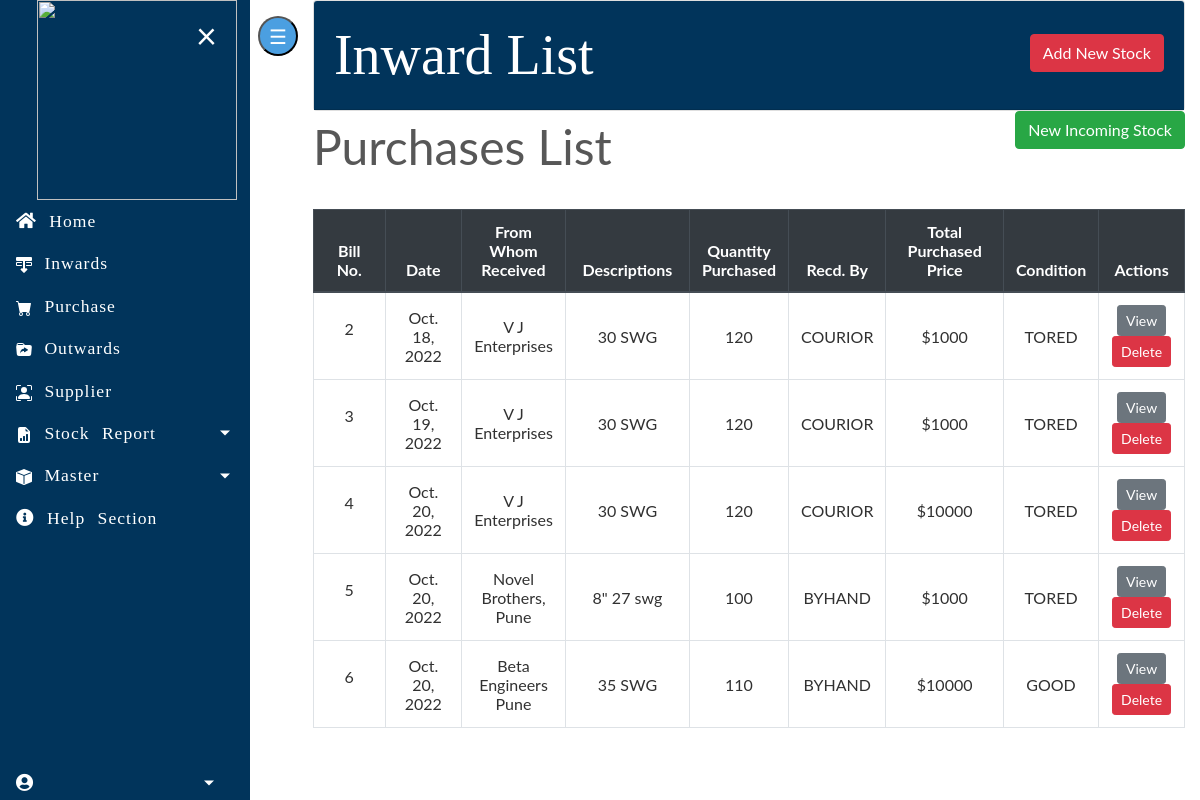
Page /inventory/purchases/ on the earlier database version.
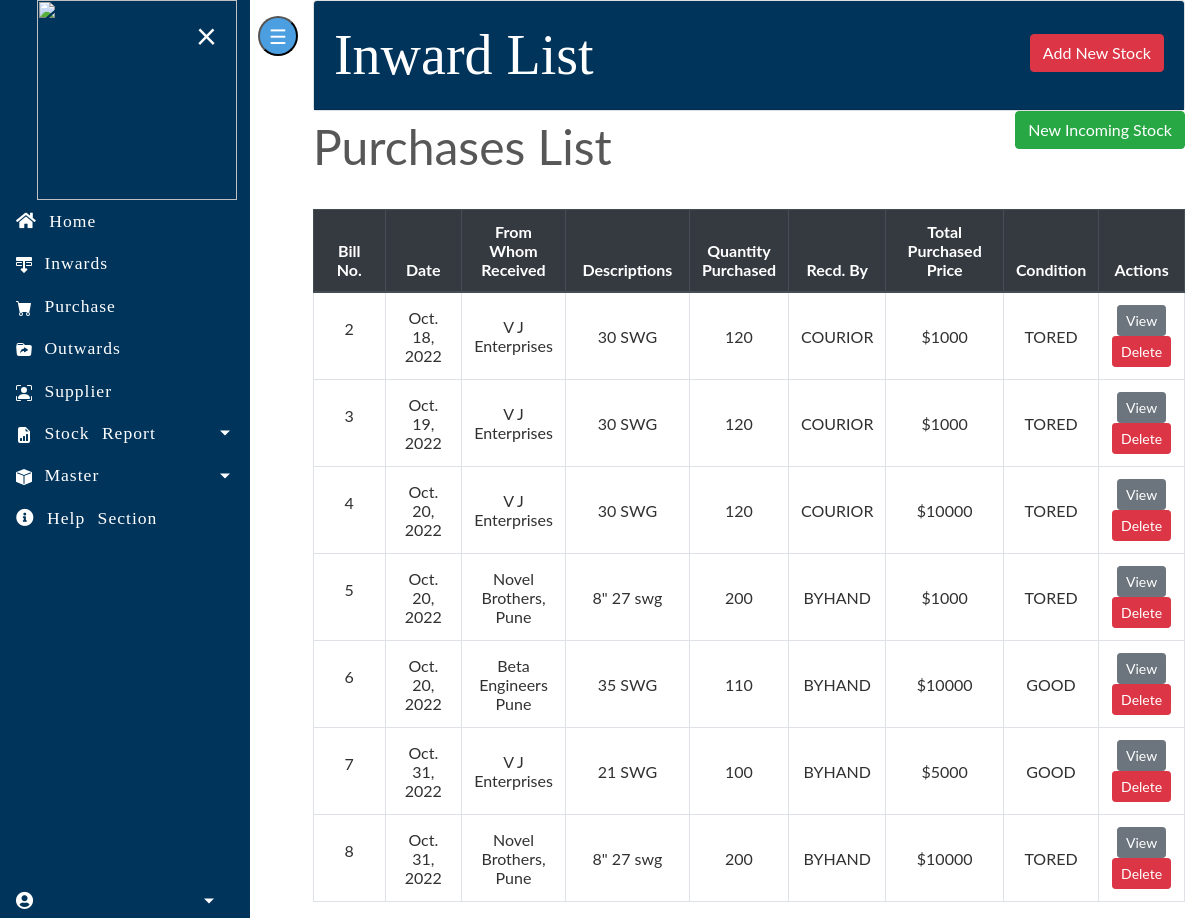
Same page on the later database version.
### imdapp/models.py (models this page shows, shortened)
class PurchaseBill(models.Model):
    billno = models.AutoField(primary_key=True)
    time = models.DateTimeField(auto_now=True)
    supplier = models.ForeignKey(Supplier, on_delete=models.CASCADE, related_name='purchasesupplier')
    def get_items_list(self):
        return PurchaseItem.objects.filter(billno=self)
    def get_total_price(self):
        purchaseitems = PurchaseItem.objects.filter(billno=self)
        total = 0
        for item in purchaseitems:
            total += item.totalprice
        return total

class PurchaseItem(models.Model):
    billno = models.ForeignKey(PurchaseBill, on_delete=models.CASCADE, related_name='purchasebillno')
    stock = models.ForeignKey(Stock, on_delete=models.CASCADE, related_name='purchaseitem')
    quantity = models.IntegerField(default=1)
    perprice = models.IntegerField(default=1)
    totalprice = models.IntegerField(default=1)
    is_deleted=models.BooleanField(default=False)

class Stock(models.Model):
    STATUS_CHOICE = [
        ('CONSUMABLE', 'CONSUMABLE'),
        ('NON-COMSUMABLE', 'NON-COMSUMABLE'),
    ]
    STATUS_UNIT = [
        ('Mtr', 'Mtr'),
        ('Cm', 'Cm'),
        ('mm', 'mm'),
        ('Kg', 'Kg'),
        ('gm', 'gm'),
        ('Ltr', 'Ltr'),
        ('SqMtr', 'SqMtr'),
        ('SqCm', 'SqCm'),
        ('CuM', 'CuM'),
        ('Ream', 'Ream'),
        ('Doz', 'Doz'),
        ('Pkts', 'Pkts'),
        ('Pairs', 'Pairs'),
        ('Rolls', 'Rolls'),
        ]
    CONDITION = [
        ('GOOD', 'GOOD'),
        ('TORED', 'TORED'),
        ('DAMAGED', 'DAMAGED'),
    ]
    MODE_OF_DELEVERY = [
        ('BYHAND', 'BYHAND'),
        ('COURIOR', 'COURIOR'),
        ('OTHER', 'OTHER'),
    ]
    category=models.ForeignKey(Category,on_delete=models.CASCADE)
    subcategory=models.ForeignKey(Subcategory,on_delete=models.CASCADE)
    description=models.ForeignKey(Description,on_delete=models.CASCADE)
    name=models.ForeignKey(Supp,on_delete=models.CASCADE)
    type=models.CharField(max_length=50, choices=STATUS_CHOICE)
    unit=models.CharField(max_length=50,choices=STATUS_UNIT)
    id = models.AutoField(primary_key=True)
    quantity = models.IntegerField(default=1)
    Mode_of_delivery = models.CharField(max_length=50, choices=MODE_OF_DELEVERY)  # received by
    label_code = models.CharField(max_length=20, default="")
    condition = models.CharField(max_length=50, choices=CONDITION)
    is_deleted = models.BooleanField(default=False)

class Supp(models.Model):
    id=models.IntegerField(primary_key=True)
    name=models.CharField(max_length=255)
    def __str__(self):
        return self.name
    class Meta:
        db_table='Supp'

class Description(models.Model):
    id=models.IntegerField(primary_key=True)
    description=models.CharField(max_length=255)
    def __str__(self):
        return self.description
    class Meta:
        db_table='Description'

### imdapp/views.py (the view)
# urls.py: path('purchases/', views.PurchaseView.as_view(), name='purchases-list'),
class PurchaseView(ListView):
    model = PurchaseBill
    template_name = "purchases/purchases_list.html"
    context_object_name = 'bills'
    ordering = ['time']
    paginate_by = 10

### imdapp/models.py (called while the page is built)
    def __str__(self):
        return str(self.name)

### imdapp/templates/purchases/purchases_list.html (shortened to what this page needs)
{% extends "base.html" %}
{% load widget_tweaks %}
{% block content %}
    <div class="card text-left">
          <div class="card-header" style="background-color:#01345B">
            <div class="row" style="color: white; font-style: bold; font-size: 3.5rem">
            <div class="col-md-8" style="font-family: 'Alkalami'" >Inward List</div>
            <div class="col-md-4">
                <div style="float:right; margin-top:8%"> <a class="btn btn-danger" href="{% url 'new-stock' %}">Add New Stock</a> </div>
            </div>
            </div>
          </div>
    </div>
    <div class="row" style="color: #575757; font-style: bold; font-size: 3rem;">
        <div class="col-md-8">Purchases List</div>
        <div class="col-md-4">
            <div style="float:right;"> <a class="btn btn-success" href="{% url 'select-supplier' %}">New Incoming Stock</a> </div>
        </div>
    </div>
    <br>
    <table class="table table-css table-hover table-bordered">
        <thead class="thead-dark align-middle">
            <tr>
                <th width="10%">Bill No.</th>
                <th width="10%">Date</th>
                <th width="10%">From Whom Received</th>
                <th width="15%">Descriptions</th>
                <th width="10%">Quantity Purchased</th>
                <th width="10%">Recd. By </th>
                <th width="15%">Total Purchased Price</th>
                <th width="10%">Condition</th>
                <th width="25%">Actions</th>
            </tr>
        </thead>
{% if bills %}
        <tbody>
            {% for purchase in bills %}
            <tr>
                <td class="align-middle"> <p>{{ purchase.billno }}</p> </td>
                <td class="align-middle">{{ purchase.time.date }}</td>
                <td class="align-middle">{% for item in purchase.get_items_list %} {{ item.stock.name }} <br> {% endfor %}</td>
                <td class="align-middle">{% for item in purchase.get_items_list %} {{ item.stock.description }} <br> {% endfor %}</td>
                <td class="align-middle">{% for item in purchase.get_items_list %} {{ item.stock.quantity }} <br> {% endfor %}</td>
                <td class="align-middle">{% for item in purchase.get_items_list %} {{ item.stock.Mode_of_delivery }} <br> {% endfor %}</td>
                <td class="align-middle">${{ purchase.get_total_price }}</td>
                <td class="align-middle">{% for item in purchase.get_items_list %} {{ item.stock.condition}} <br> {% endfor %}</td>
                <td class="align-middle"> <a href="{% url 'purchase-bill' purchase.billno %}" class="btn btn-secondary btn-sm">View</a> <a href="{% url 'delete-purchase' purchase.pk %}" class="btn btn-danger btn-sm">Delete</a> </td>
            </tr>
            {% endfor %}
        </tbody>
    </table>
{% else %}
        <tbody></tbody>
    </table>
    <br><br><br><br><br><br><br><br>
    <div style="color: #575757; font-style: bold; font-size: 1.5rem; text-align: center;">The records are empty. Please try adding some.</div>
{% endif %}
{% endblock content %}

### homepage/templates/base.html (shortened to what this page needs)
{% load static %}
<html lang="en">
<head>
    <link rel="stylesheet" type="text/css" href="{% static 'bootstrap/bootstrap.min.css' %}">
    <link rel="stylesheet" href="https://use.fontawesome.com/releases/v5.7.0/css/all.css">
    <link rel="stylesheet" type="text/css" href="{% static 'css/main.css' %}">
    <link rel="stylesheet" type="text/css" href="{% static 'css/sidebar.css' %}">
    <link rel="stylesheet" type="text/css" href="{% static 'css/dialogbox.css' %}">
</head>
<body onload="openNav()">
    <main id="wrapper">
        <div id="mySidebar" class="sidebar sidebar-show">
            <a href="javascript:void(0)" class="closebtn" onclick="closeNav()">×</a>
            <ul class="list-unstyled sidebar-components">
                <img src="https://internal.imd.gov.in/section/satmet/lightning/logof.png"
          style="height: 200px; margin-top: -20px; margin-left: 45px; margin-bottom: -20px;" >
            <ul class="list-unstyled sidebar-components">
                <li>
                    <a class="sidebar-text sidebar-button " href="{% url 'home' %}"  style="font-family: 'Alkalami'"><i class="fas fa-home"></i> Home</a>
                </li>
                <li>
                    <a class="sidebar-text sidebar-button" href="{% url 'new-stock' %}" style="font-family: 'Alkalami'"> Inwards</a>
                </li>
                 <li>
                    <a class="sidebar-text sidebar-button" href="{% url 'select-supplier' %}" style="font-family: 'Alkalami'">
                         Purchase</a>
                </li>
                <li>
                    <a class="sidebar-text sidebar-button" href="{% url 'new-sale' %}" style="font-family: 'Alkalami'"> Outwards</a>
                </li>
                <li>
                    <a class="sidebar-text sidebar-button" href="{% url 'new-supplier' %}" style="font-family: 'Alkalami'">
                         Supplier</a>
                </li>
                <li>
                    <a href="#saleSubmenu" data-toggle="collapse" class="dropdown-toggle sidebar-text right-arrow sidebar-button">
                         Stock Report</a>
                </li>
                    <li>
                    <a href="#masterSubmenu" data-toggle="collapse" class="dropdown-toggle sidebar-text right-arrow sidebar-button">
                         Master</a>
                </li>
                <li>
                    <a class="sidebar-text sidebar-button" href="{% url 'about' %}"><i class="fas fa-info-circle"></i> Help Section</a>
                </li>
                <li class="bottomleft">
                    <a href="#UserSubmenu" data-toggle="collapse" class="dropdown-toggle sidebar-text right-arrow sidebar-button"><i class="fas fa-user-circle"></i> {{ request.user.username }}</a>
                </li>
            </ul>
            </ul>
    </div>
<div id="main" >
    <button class="openbtn" onclick="openNav()">☰</button>
</div>
                    <div class="container-fluid">
                        {% block content %}{% endblock content %}
                    </div>
            <br>
    </main>
</body>
</html>

### homepage/static/css/main.css (style rules this page uses)
body, html { height: 100%; }
p { color: rgb(49, 49, 49); }
a { color: #55b159; }
ol, li { color: white; }
.table-css { color: #313131; }
ul { margin: 0; }
.align-middle { text-align: center; }

### homepage/static/css/sidebar.css (style rules this page uses)
.sidebar-text, .sidebar-text:hover, .sidebar-text:focus { color:white; font-size:1.3rem; text-decoration: none; transition: all 0.3s; }
#wrapper { display: flex; width: 100%; align-items: stretch; }
.sidebar-components { padding: 20px 0; font-family: 'Alkalami'; margin-left:-8px; word-spacing: 7px; letter-spacing: 1px; }
.dropdown-toggle::after { display: block; position: absolute; top: 50%; right: 20px; transform: translateY(-50%); }
a.right-arrow[data-toggle="collapse"] { position: relative; }
.sidebar-button { padding: 10px; font-size: 1.1em; display: block; }
.bottomleft { bottom: 0; position: absolute; min-width: 250px; max-width: 250px; }

### homepage/templates/base.html (style rules this page uses)
body { font-family: "Lato", sans-serif; font-size: 1.1rem; }
.sidebar { height: 100%; width: 0; position: fixed; z-index: 1; top: 0; left: 0; background-color: #01345B; overflow-x: hidden; transition: 0.5s; }
.sidebar a { padding: 8px 8px 8px 32px; text-decoration: none; font-size: 1.1rem; color: white; display: block; transition: 0.3s; }
.sidebar .closebtn { position: absolute; top: 0; color:white; right: 25px; font-size: 36px; margin-left: 50px; }
.openbtn { font-size: 20px; cursor: pointer; background-color: #4B9FE1; color: white; margin-top : 1rem; margin-left :0.5rem; padding: 3px 9px; border-radius:25px; }
#main { transition: margin-left .5s; }

Differences in the rows shown:
changed through a linked row, PurchaseItem (number 4 of 7 on the later page): stock.quantity "100" → "200"
added PurchaseBill: billno "7", time "Oct. 31, 2022", get_total_price "5000"
added PurchaseItem: stock.name "V J Enterprises", stock.description "21 SWG", stock.quantity "100", stock.Mode_of_delivery "BYHAND", stock.condition "GOOD"
added PurchaseBill: billno "8", time "Oct. 31, 2022", get_total_price "10000"
added PurchaseItem: stock.name "Novel Brothers, Pune", stock.description "8\" 27 swg", stock.quantity "200", stock.Mode_of_delivery "BYHAND", stock.condition "TORED"
